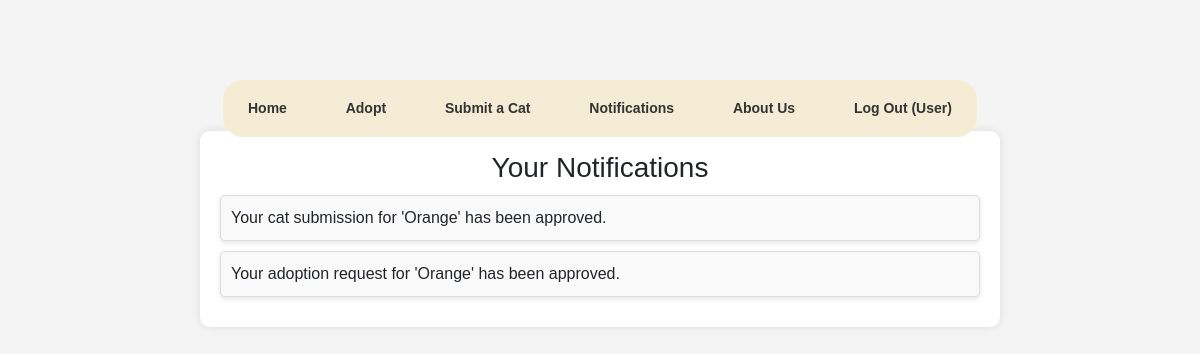
/user/notifs.php (signed in), run on the app's committed database.
### tables this page shows
CREATE TABLE `accounts` (
  `id` int(11) NOT NULL,
  `name` varchar(100) NOT NULL,
  `email` varchar(255) NOT NULL,
  `password` varchar(255) NOT NULL,
  `account_type` enum('User','Admin') DEFAULT 'User',
  `notifs` varchar(255) DEFAULT NULL
);

### user/notifs.php (the view, shortened to what this page needs)
<?php include("nav.php"); ?>
<?php
include("connections.php");
$email = $_SESSION["email"];
$query = "SELECT notifs FROM accounts WHERE email = '$email'";
$result = mysqli_query($connections, $query);
$row = mysqli_fetch_assoc($result);
$notifs = $row["notifs"] ?? 'No notifications available!';
$notifArray = explode("\n\n", $notifs);
?>
<!DOCTYPE html>
<html lang="en">
<head>
    <link href="https://cdn.jsdelivr.net/npm/bootstrap@5.3.3/dist/css/bootstrap.min.css" rel="stylesheet">
</head>
<body>
    <div class="container mt-4">
        <div class="notifications-container">
		<h3 class="text-center">Your Notifications</h3>
            <?php if (count($notifArray) > 0 && $notifArray[0] !== ''): ?>
                <?php foreach ($notifArray as $notif): ?>
                    <div class="notification-item"><?= htmlspecialchars(stripslashes($notif)) ?></div>
                <?php endforeach; ?>
            <?php else: ?>
                <div class="no-notifications">There are no notifications!</div>
            <?php endif; ?>
        </div>
    </div>
</body>
</html>

### user/notifs.php (style rules this page uses)
body { background: #f4f4f4; font-family: Arial, sans-serif; padding: 20px; }
.notifications-container { max-width: 800px; margin: auto; padding: 20px; background: #fff; border-radius: 10px; box-shadow: 0 0 10px rgba(0, 0, 0, 0.1); }
.notification-item { background-color: #f9f9f9; border: 1px solid #ddd; padding: 10px; margin: 10px 0; border-radius: 5px; box-shadow: 0 2px 5px rgba(0, 0, 0, 0.1); }

### data on the page
accounts: notifs "Your cat submission for 'Orange' has been approved.", notifs "Your adoption request for 'Orange' has been approved."
